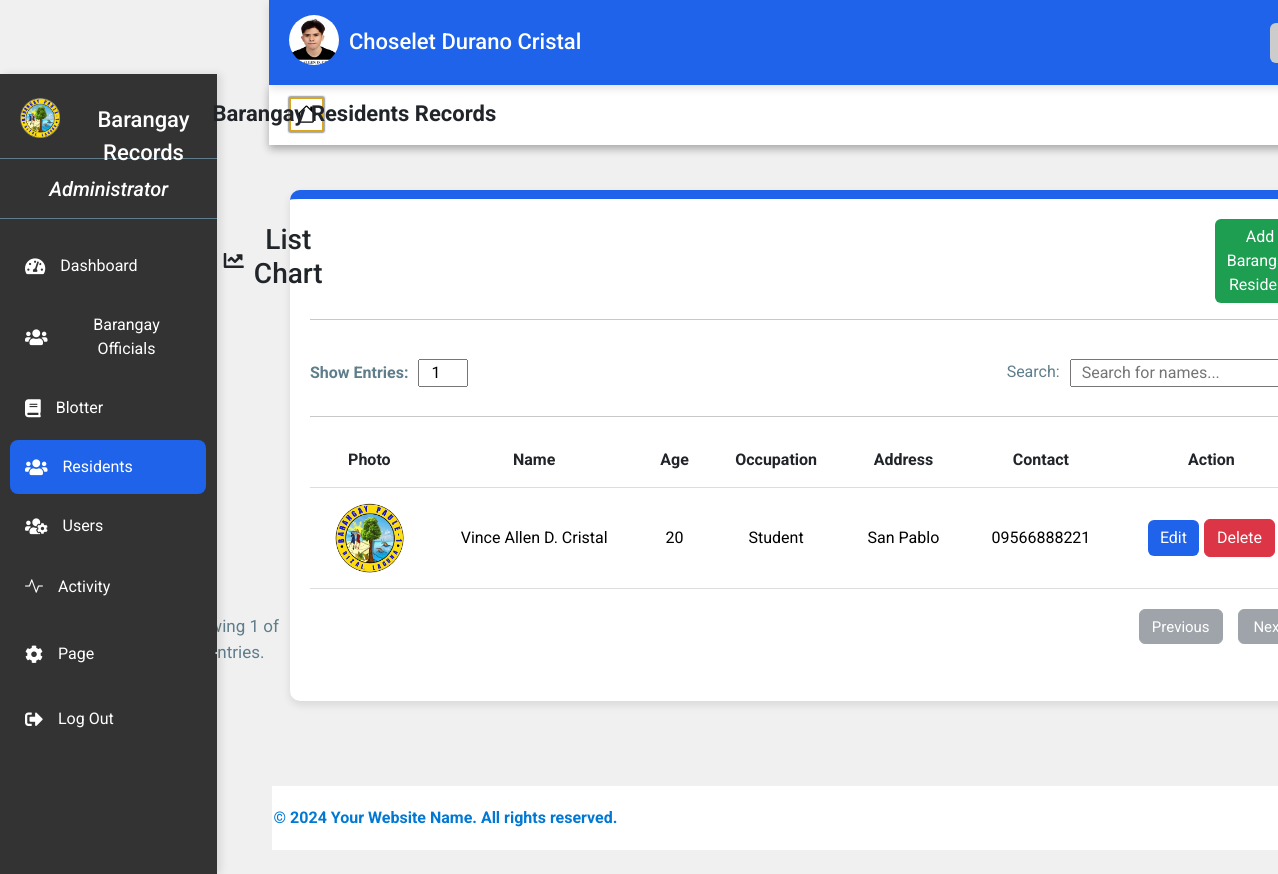
Screenshot of /Resident.php (signed in) with the database file from the repository.
### tables this page shows
CREATE TABLE `proof_of_identity` (
  `id` int(11) NOT NULL,
  `picture` varchar(255) NOT NULL,
  `valid_id` varchar(255) NOT NULL,
  `created_at` timestamp NOT NULL DEFAULT current_timestamp()
);

CREATE TABLE `profiledata` (
  `id` int(11) NOT NULL,
  `firstname` varchar(50) NOT NULL,
  `middlename` varchar(50) DEFAULT NULL,
  `lastname` varchar(50) NOT NULL,
  `gender` enum('Male','Female','Other') NOT NULL,
  `birthdate` date NOT NULL,
  `email` varchar(100) NOT NULL,
  `contact` varchar(20) NOT NULL,
  `religion` varchar(50) NOT NULL,
  `status` enum('Single','Married','Divorced','Widowed') NOT NULL,
  `emergency_person` varchar(100) NOT NULL,
  `emergency_contact` varchar(20) NOT NULL,
  `created_at` timestamp NOT NULL DEFAULT current_timestamp()
);

CREATE TABLE `residents` (
  `id` int(11) NOT NULL,
  `photo` varchar(255) DEFAULT NULL,
  `full_name` varchar(255) NOT NULL,
  `birth_date` date DEFAULT NULL,
  `birth_place` varchar(255) DEFAULT NULL,
  `age` int(11) DEFAULT NULL,
  `total_households` int(11) DEFAULT NULL,
  `contact` varchar(20) DEFAULT NULL,
  `blood_type` varchar(2) DEFAULT NULL,
  `civil_status` varchar(20) DEFAULT NULL,
  `occupation` varchar(255) DEFAULT NULL,
  `monthly_income` decimal(10,2) DEFAULT NULL,
  `household` int(11) DEFAULT NULL,
  `length_of_stay` int(11) DEFAULT NULL,
  `religion` varchar(255) DEFAULT NULL,
  `nationality` varchar(255) DEFAULT NULL,
  `gender` varchar(10) DEFAULT NULL,
  `education` varchar(50) DEFAULT NULL
);

### Resident.php (the view, shortened to what this page needs)
<!DOCTYPE html>
<html lang="en">
<head>
  <link href="https://cdn.jsdelivr.net/npm/bootstrap@5.3.3/dist/css/bootstrap.min.css" rel="stylesheet">
  <link href="https://cdnjs.cloudflare.com/ajax/libs/font-awesome/5.15.3/css/all.min.css" rel="stylesheet">
  <link href="https://cdn.jsdelivr.net/npm/bootstrap-icons@1.8.1/font/bootstrap-icons.css" rel="stylesheet">
  <link rel="stylesheet" href="Resident.css">
  <link rel="stylesheet" href="https://cdnjs.cloudflare.com/ajax/libs/limonte-sweetalert2/11.1.7/sweetalert2.min.css">
</head>
<body>
    <div>
        <div class="header" style="margin-left: 269px;">
          <div class="picfetch">
        <?php
            include 'connection.php';
              $sql = "SELECT * FROM proof_of_identity WHERE id = (SELECT id FROM profiledata WHERE email = ?)";
              $stmt = $conn->prepare($sql);
              $stmt->bind_param("s", $_SESSION['username']);
              $stmt->execute();
              $result = $stmt->get_result();
            if ($result->num_rows > 0) {
                $row = $result->fetch_assoc();
                $picture = $row["picture"];
            } else {
                $picture = "";
            }
              $sql = "SELECT * FROM profiledata WHERE email = ?";
              $stmt = $conn->prepare($sql);
              $stmt->bind_param("s", $_SESSION['username']);
              $stmt->execute();
              $result = $stmt->get_result();
            if ($result->num_rows > 0) {
              $row = $result->fetch_assoc();
              $firstname = $row["firstname"];
              $middlename = $row["middlename"];
              $lastname = $row["lastname"];
            } else {
              $firstname = "";
              $middlename = "";
              $lastname = "";
            }
          ?>
          <img src="<?php echo $picture; ?>" width="80px" height="80px" onerror="this.style.display='none';">
          <p class="p"><?php echo $firstname . " " . $middlename . " " . $lastname; ?></p>
      </div>
          <div class="profile-icon" onclick="toggleProfileDetails()">
          </div>
        </div>
        <div class="navigation" id="navigation">
            <div class="logo">
              <img src="images/logo1.png" alt="Barangay Logo" height="40px" width="40px">
              <p>Barangay Records</p>
            </div>
            <div class="administrators">
              <p><em> Administrator</em></p>
            </div>
            <a href="AdminDashboard.php" class="a1"><i class="fas fa-tachometer-alt"></i> Dashboard</a>
            <a href="BarangayOfficial.php" class="a1"><i class="fas fa-users"></i> Barangay Officials</a>
            <a href="Blotter.php" class="a1"><i class="fas fa-book"></i> Blotter</a>
            <a href="Resident.php" class="a1" id="resident"><i class="fas fa-users"></i> Residents</a>
            <a href="Users.php" class="a1"><i class="fas fa-users-cog"></i> Users</a>
            <a href="Activity.php" class="a1"><i class="bi bi-activity"></i> Activity</a>
            <div class="dropdown" onclick="toggleDropdown()">
              <button class="btn btn-primary plus-toggle" type="button" id="dropdownMenuButton" >
                <i class="fas fa-cog"></i>Page <i class="bi bi-plus"></i>
              </button>
            </div>
            <a href="#" onclick="confirmLogout()" class="a1"><i class="fas fa-sign-out-alt"></i> Log Out</a>
          </div>
    </div>
    <div class="title-with-icon" style="margin-left: 269px; z-index: 100;">
        <a href="AdminDashboard.php" title="Dashboard"><i class="bi bi-house"></i></a>
        <p>Barangay Residents Records</p>
    </div>
    <?php
        include 'connection.php';
        $sql = "SELECT COUNT(*) AS totalResidents FROM residents";
        $result = $conn->query($sql);
        if ($result->num_rows > 0) {
            $row = $result->fetch_assoc();
            $rowCount = $row['totalResidents'];
        } else {
            $rowCount = 0;
        }
    ?>
    <div class="resident" id="barangayOfficialsDashboard">
        <div class="title-with-icon1">
            <i class="fas fa-chart-line"></i>
            <h3 style="margin-right: 932px;">List Chart</h3>
            <button type="button" class="btn btn-success" onclick="showResidentForm()">Add Barangay Resident</button>
        </div>
        <hr>
        <div class="heading-and-buttons">
            <div class="show-entries">
                <label for="entries">Show Entries: </label>
                <input type="number" title="number" placeholder="0" value="<?php echo $rowCount; ?>">
            </div>
            <div class="search-bar">
                <p>Search: </p><input type="text" id="searchInput" onkeyup="searchResident()" placeholder="Search for names..." style="padding-left: 10px;">
            </div>
        </div>
        <hr>
        <table class="table-no-border">
            <thead>
                <tr>
                    <th>Photo</th>
                    <th>Name</th>
                    <th>Age</th>
                    <th>Occupation</th>
                    <th>Address</th>
                    <th>Contact</th>
                    <th>Action</th>
                </tr>
            </thead>
            <tbody style="color: #000;">
                <?php
                include 'connection.php';
                $limit = 5;
                $currentPage = isset($_GET['page']) ? $_GET['page'] : 1;
                $offset = ($currentPage - 1) * $limit;
                $searchInput = isset($_GET['search']) ? $_GET['search'] : '';
                $sql = "SELECT * FROM residents WHERE full_name LIKE '%$searchInput%' LIMIT $limit OFFSET $offset";
                $result = $conn->query($sql);
                if ($result->num_rows > 0) {
                    while ($row = $result->fetch_assoc()) {
                        echo "<tr>";
                        echo "<td><img src='resident_photo/" . ($row["photo"] ?? '') . "' alt='Photo' style='max-width: 70px; max-height: 70px; border-radius:50%'></td>";
                        echo "<td>".$row['full_name']."</td>";
                        echo "<td>".$row['age']."</td>";
                        echo "<td>".$row['occupation']."</td>";
                        echo "<td>".$row['birth_place']."</td>";
                        echo "<td>".$row['contact']."</td>";
                        echo "<td class='action-buttons'>";
                        echo "<a href='#' onclick='editResident(" . $row['id'] . ")' class='btn btn-primary btnedit' style='margin-right:5px;'>Edit</a>";
                        echo "<button type='button' class='btn btn-danger' onclick='deleteResident(" . ($row['id'] ?? '') . ")'>Delete</button>";
                        echo "</td>";
                        echo "</tr>";
                    }
                } else {
                    echo "<tr><td colspan='7'>No matching records found</td></tr>";
                }
                ?>
            </tbody>
        </table>
        <div class="navigation-buttons">
            <p>Showing <?php echo $rowCount; ?> of <?php echo $limit; ?> entries.</p>
            <a href="?page=<?php echo $currentPage > 1 ? $currentPage - 1 : 1; ?>" class="btn <?php echo $currentPage == 1 ? 'btn-secondary disabled' : 'btn-primary'; ?>">Previous</a>
            <a href="?page=<?php echo $currentPage < ceil($rowCount / $limit) ? $currentPage + 1 : ceil($rowCount / $limit); ?>" class="btn <?php echo $currentPage == ceil($rowCount / $limit) ? 'btn-secondary disabled' : 'btn-primary'; ?>">Next</a>
        </div>
    </div>
    <footer class="footer" style="margin-top: 85px;">
    <div class="container">
        <p>&copy; 2024 Your Website Name. All rights reserved.</p>
    </div>
    </footer>
</body>
</html>

### rows the page displays
proof_of_identity: picture (picture)
profiledata: firstname "Choselet", middlename "Durano", lastname "Cristal"
residents: photo (picture), full_name "Vince Allen D. Cristal", age "20", occupation "Student", birth_place "San Pablo", contact "09566888221"

### other values shown
$rowCount "1"
